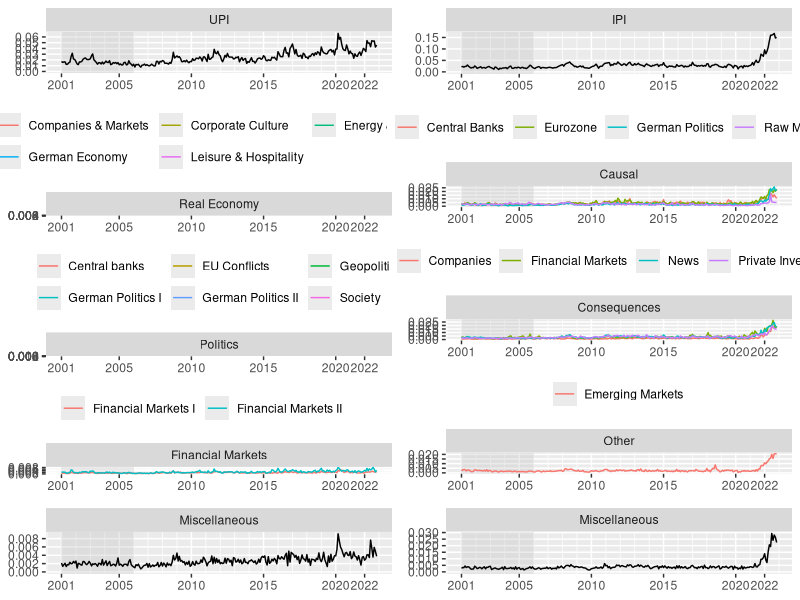

Recreate this plot in R.
library(data.table)
library(ggplot2)
library(cowplot)

#### IPI
ipi = fread("ipi.csv")

ipi_misc = cbind(ipi[,c(1,7)], "Miscellaneous")
colnames(ipi_misc) = c("date", "ipi", "Type")
ipi = rbind(cbind(ipi[, c(1,2)], "Central Banks", "Causal"),
            cbind(ipi[, c(1,3)], "News", "Consequences"),
            cbind(ipi[, c(1,4)], "Emerging Markets", "Other"),
            cbind(ipi[, c(1,5)], "Eurozone", "Causal"),
            cbind(ipi[, c(1,6)], "Private Investment", "Consequences"),
            #cbind(ipi[, c(1,7)], "Miscellaneous", "Miscellaneous"),
            cbind(ipi[, c(1,8)], "Financial Markets", "Consequences"),
            cbind(ipi[, c(1,9)], "Companies", "Consequences"),
            cbind(ipi[, c(1,10)], "German Politics", "Causal"),
            cbind(ipi[, c(1,11)], "Raw Materials", "Causal"),
            use.names = FALSE)
colnames(ipi) = c("date", "ipi", "Topic", "Type")
ipi[,Type := factor(Type, levels = c("Causal", "Consequences", "Other"))]

ggList1 = lapply(split(ipi, ipi$Type), function(i) {
  ggplot(i) +
    annotate(geom = "rect",
             xmin = as.Date("2001-01-01"),
             xmax = as.Date("2005-12-31"),
             ymin = -Inf, ymax = Inf, fill = "grey", alpha = 0.3) +
    aes(x = date, y = ipi, group = Topic, color = Topic) + 
    geom_line() +
    xlab("") + ylab("") + theme(legend.position = "top", title = element_blank()) +
    guides(colour = guide_legend(nrow = 1)) +
    scale_x_date(breaks = as.Date(c("2001-01-01", "2005-01-01", "2010-01-01",
                                    "2015-01-01", "2020-01-01", "2022-01-01")),
                 date_minor_breaks = "1 year",
                 labels = c(2000+c(1,5,10,15,20,22))) +
    scale_y_continuous(breaks = seq(0,1,0.005), minor_breaks = seq(0,1,0.005), limits = c(0,max(i$ipi))) +
    facet_grid(~Type)
  })
ggList1[[4]] = ggplot(ipi_misc) +
  annotate(geom = "rect",
           xmin = as.Date("2001-01-01"),
           xmax = as.Date("2005-12-31"),
           ymin = -Inf, ymax = Inf, fill = "grey", alpha = 0.3) +
  aes(x = date, y = ipi) + 
  geom_line() +
  xlab("") + ylab("") + theme(legend.position = "top", title = element_blank()) +
  guides(colour = guide_legend(nrow = 1)) +
  scale_x_date(breaks = as.Date(c("2001-01-01", "2005-01-01", "2010-01-01",
                                  "2015-01-01", "2020-01-01", "2022-01-01")),
               date_minor_breaks = "1 year",
               labels = c(2000+c(1,5,10,15,20,22))) +
  scale_y_continuous(breaks = seq(0,1,0.005), minor_breaks = seq(0,1,0.005), limits = c(0,max(ipi_misc$ipi))) +
  facet_grid(~Type)
ipi_ges = ipi[, .(ipi = sum(ipi)), by = date]
ipi_ges[, Type := "IPI"]
ggList1[[5]] = ggplot(ipi_ges) +
  annotate(geom = "rect",
           xmin = as.Date("2001-01-01"),
           xmax = as.Date("2005-12-31"),
           ymin = -Inf, ymax = Inf, fill = "grey", alpha = 0.3) +
  aes(x = date, y = ipi) + 
  geom_line() +
  xlab("") + ylab("") + theme(legend.position = "top", title = element_blank()) +
  guides(colour = guide_legend(nrow = 1)) +
  scale_x_date(breaks = as.Date(c("2001-01-01", "2005-01-01", "2010-01-01",
                                  "2015-01-01", "2020-01-01", "2022-01-01")),
               date_minor_breaks = "1 year",
               labels = c(2000+c(1,5,10,15,20,22))) +
  scale_y_continuous(breaks = seq(0,1,0.05), minor_breaks = seq(0,1,0.05), limits = c(0,max(ipi_ges$ipi))) +
  facet_grid(~Type)
ipi_plot = cowplot::plot_grid(plotlist = ggList1[c(5,1:4)], ncol = 1, align = 'v', rel_heights = c(1.5,2,2,2,1.5))


#### UPI
upi_topics = fread("upi.csv")
colnames(upi_topics) = c("date", gsub("Topic [1-9]{1}[0-9]*: ", "", colnames(upi_topics)[2:15]))
colnames(upi_topics)[colnames(upi_topics) == "Energy & Climate Change Mitigation"] = "Energy & Climate"
upi_sub = character(14)
upi_sub[c(1,3,4,11,13)] = "Real Economy"
upi_sub[c(2,5,6,8,12,14)] = "Politics"
upi_sub[c(7,10)] = "Financial Markets"
#upi_sub[9] = "Miscellaneous"
n_tmp = nrow(upi_topics)

upi_topics = melt(upi_topics, id.vars = "date", variable.name = "Topic", value.name = "upi")
upi_topics = cbind(upi_topics, Type = rep(upi_sub, each = n_tmp))
upi_topics[, Topic := factor(Topic, levels = sort(unique(as.character(Topic))))]
upi_topics[, Type := factor(Type, levels = c("Real Economy", "Politics", "Financial Markets"))]

ggList2 = lapply(split(upi_topics[Topic != "Miscellaneous"], upi_topics[Topic != "Miscellaneous", Type]), function(i) {
  ggplot(i) +
    annotate(geom = "rect",
             xmin = as.Date("2001-01-01"),
             xmax = as.Date("2005-12-31"),
             ymin = -Inf, ymax = Inf, fill = "grey", alpha = 0.3) +
    aes(x = date, y = upi, group = Topic, color = Topic) + 
    geom_line() +
    xlab("") + ylab("") + theme(legend.position = "top", title = element_blank()) +
    guides(colour = guide_legend(ncol = 3, byrow = TRUE)) +
    scale_x_date(breaks = as.Date(c("2001-01-01", "2005-01-01", "2010-01-01",
                                    "2015-01-01", "2020-01-01", "2022-01-01")),
                 date_minor_breaks = "1 year",
                 labels = c(2000+c(1,5,10,15,20,22))) +
    scale_y_continuous(breaks = seq(0,1,0.002), minor_breaks = seq(0,1,0.002), limits = c(0,max(i$upi))) +
    facet_grid(~Type)
})
upi_misc = upi_topics[Topic == "Miscellaneous"]
ggList2[[4]] = ggplot(upi_misc) +
  annotate(geom = "rect",
           xmin = as.Date("2001-01-01"),
           xmax = as.Date("2005-12-31"),
           ymin = -Inf, ymax = Inf, fill = "grey", alpha = 0.3) +
  aes(x = date, y = upi) + 
  geom_line() +
  xlab("") + ylab("") +
  theme(legend.position = "top", title = element_blank()) +
  guides(colour = guide_legend(nrow = 1)) +
  scale_x_date(breaks = as.Date(c("2001-01-01", "2005-01-01", "2010-01-01",
                                  "2015-01-01", "2020-01-01", "2022-01-01")),
               date_minor_breaks = "1 year",
               labels = c(2000+c(1,5,10,15,20,22))) +
  scale_y_continuous(breaks = seq(0,1,0.002), minor_breaks = seq(0,1,0.002), limits = c(0,max(upi_misc$upi))) +
  facet_grid(~Topic)
upi_ges = upi_topics[Topic != "Miscellaneous", .(upi = sum(upi)), by = date]
upi_ges[, Type := "UPI"]
ggList2[[5]] = ggplot(upi_ges) +
  annotate(geom = "rect",
           xmin = as.Date("2001-01-01"),
           xmax = as.Date("2005-12-31"),
           ymin = -Inf, ymax = Inf, fill = "grey", alpha = 0.3) +
  aes(x = date, y = upi) + 
  geom_line() +
  xlab("") + ylab("") +
  theme(legend.position = "top", title = element_blank()) +
  guides(colour = guide_legend(nrow = 1)) +
  scale_x_date(breaks = as.Date(c("2001-01-01", "2005-01-01", "2010-01-01",
                                  "2015-01-01", "2020-01-01", "2022-01-01")),
               date_minor_breaks = "1 year",
               labels = c(2000+c(1,5,10,15,20,22))) +
  scale_y_continuous(breaks = seq(0,1,0.01), minor_breaks = seq(0,1,0.01), limits = c(0,max(upi_ges$upi))) +
  facet_grid(~Type)
upi_plot = cowplot::plot_grid(plotlist = ggList2[c(5,1:4)], ncol = 1, align = 'v', rel_heights = c(1.5,2.12,2.12,1.8,1.5))

cowplot::plot_grid(upi_plot, ipi_plot)
